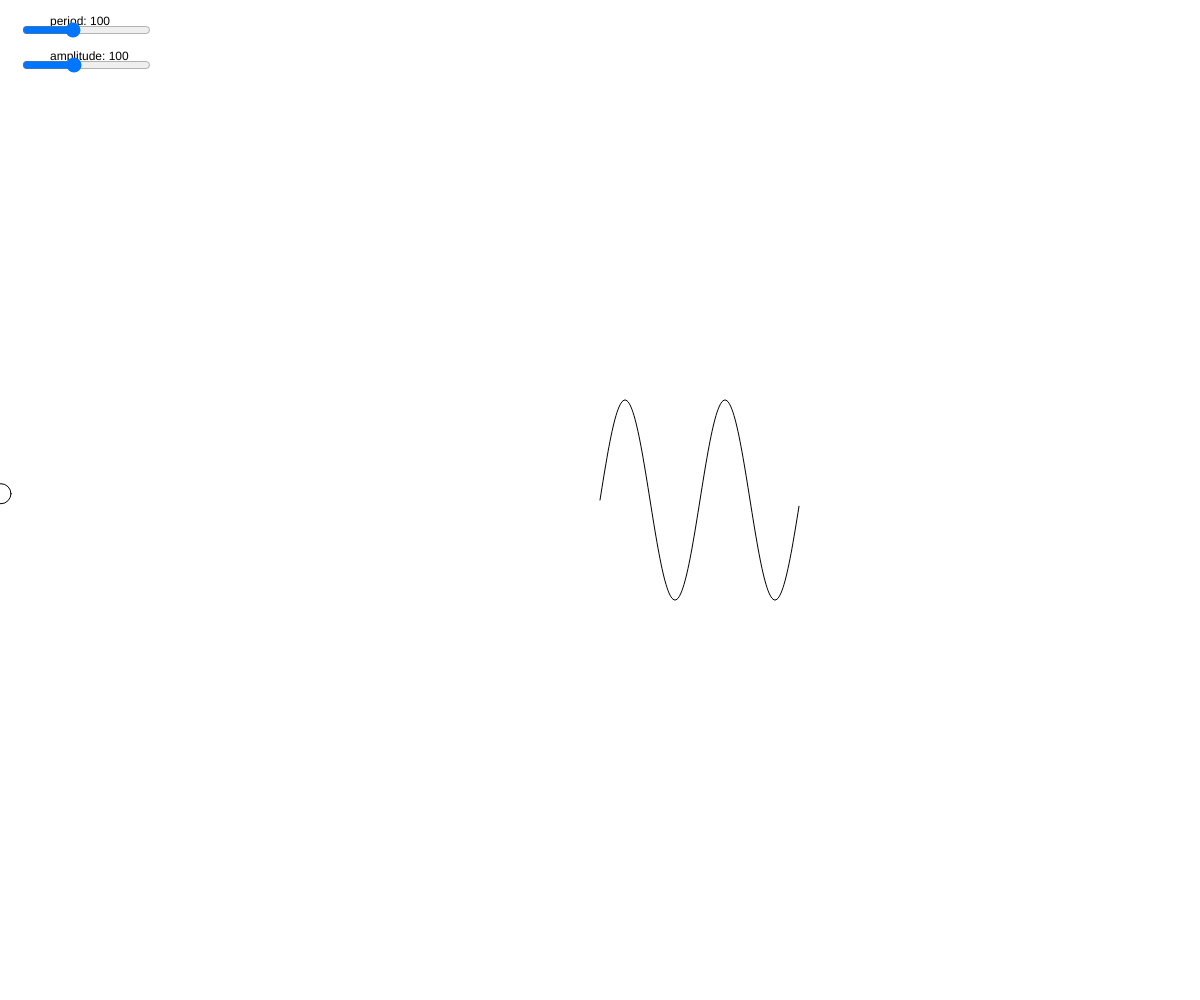
Frame 1 (no input)
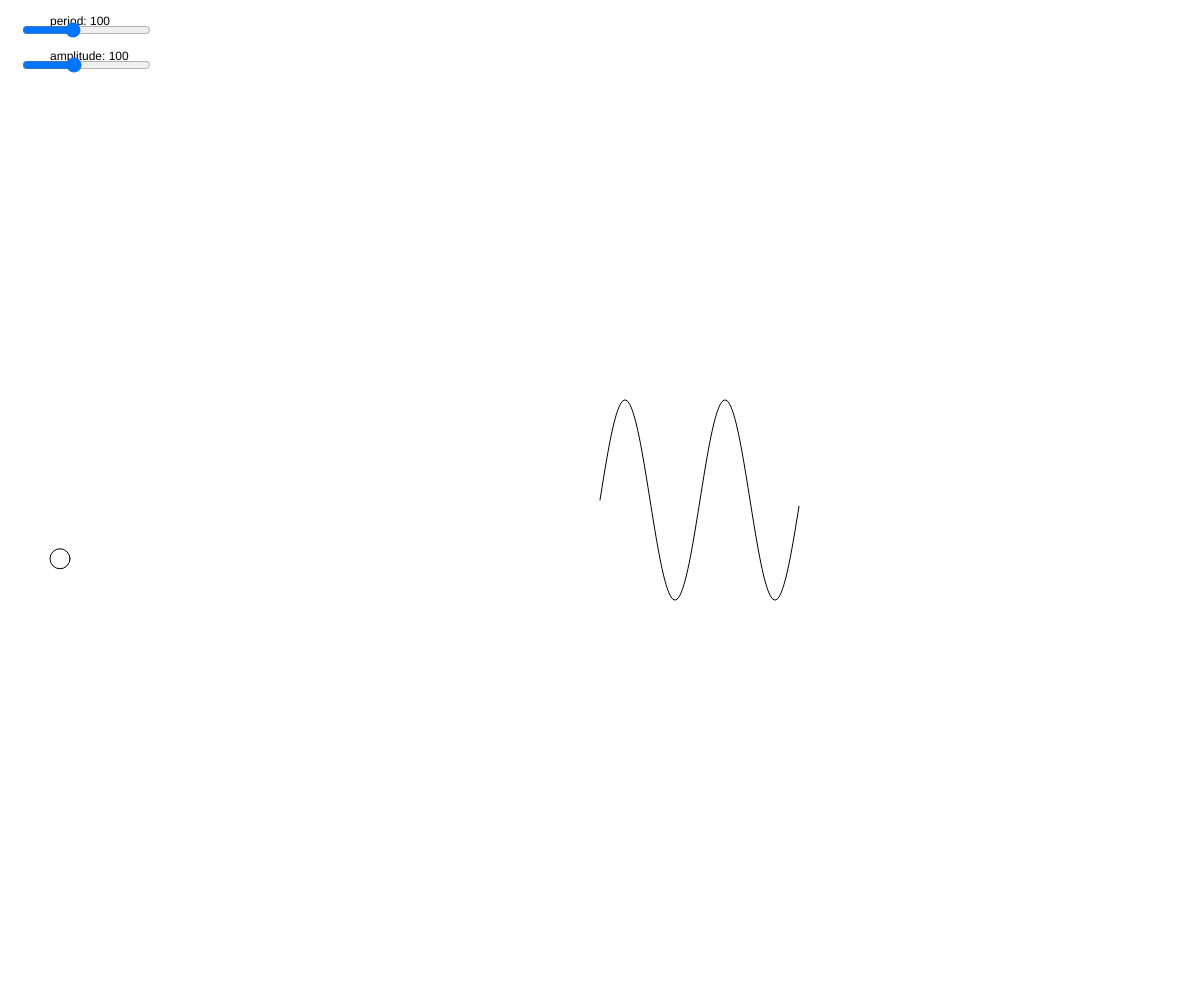
Frame 60 (no input)
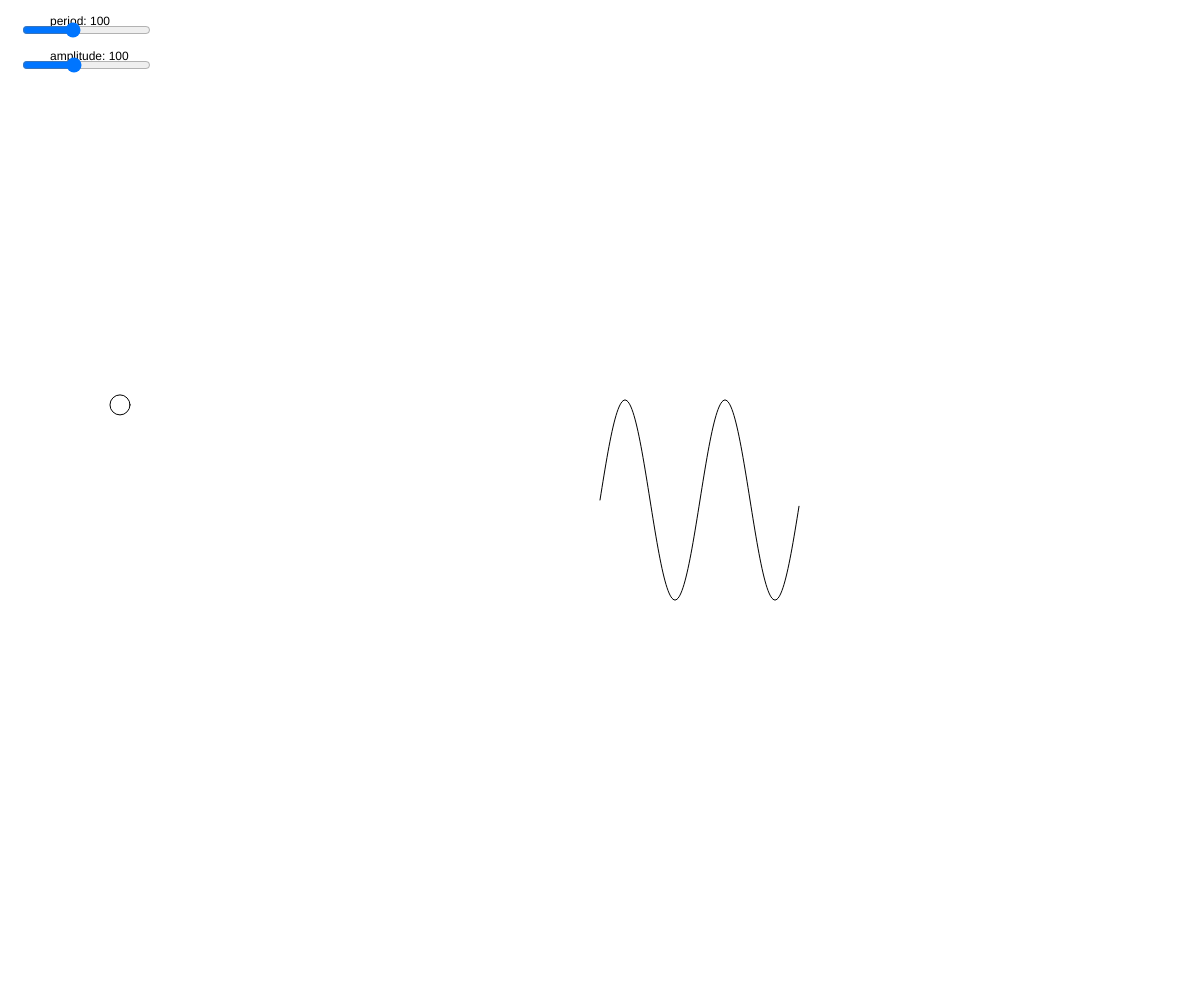
Frame 120 (the mouse pressed at the canvas centre since frame 60)

The p5.js sketch that drew these frames (run headless with seeded random() and noise() and a simulated clock; from frame 60 on, the mouse is pressed at the canvas centre):

// p5.js sketch
// ── sketch.js
var pulseHue;
var pulseSat;
var period;
var amplitude;

function setup() {
  createCanvas(windowWidth, windowHeight);
  period = createSlider(4,255,100);
  period.position(20,20);
  
  amplitude = createSlider(2,255,100);
  amplitude.position(20,55);
}

function draw() {
  background(255);
  //var hVal = 255 * (sin(frameCount / pulseHue.value() * TWO_PI) * 0.5 + 0.5);
  //var sVal = 255 * (cos(frameCount / pulseSat.value() * TWO_PI) * 0.5 + 0.5);
  text("period: " + period.value(), 50,25);
  text("amplitude: " + amplitude.value(), 50,60);
  
  
  
  var circleX = frameCount % width;
  var circleY = -sin(frameCount / period.value() * TWO_PI) * amplitude.value();
  push();
  translate(0,height/2);
  ellipse(circleX,circleY,20,20);
  pop();
  push();
  translate(width/2, height/2);
  
  beginShape();
    
    for(var i=0; i < period.value() * 2.0; i++){
      var y = -sin(i / period.value() * TWO_PI) * amplitude.value();
      vertex(i, y);
    }
  endShape();
  pop();
}
